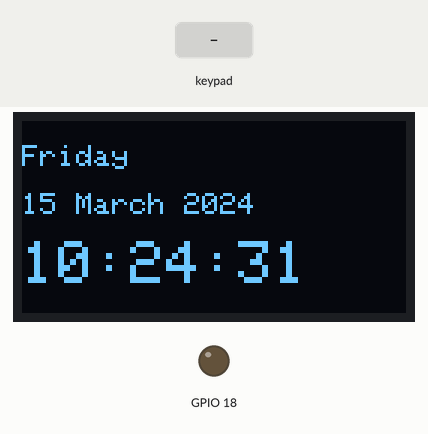
A sketch run on a simulated ESP32. Shown: 128×64 one-colour display, output pins drawn as LEDs (lit = HIGH). Wiring (inferred from the signals the program sends): 4×4 keypad with keys 1 2 3 A 4 5 6 B 7 8 9 C * 0 # D (labels assumed): rows GPIO 33, GPIO 32, GPIO 26, GPIO 25; columns GPIO 13, GPIO 12, GPIO 14, GPIO 27. The test bench sets the inputs (shaded band). WiFi joins after 1.5 s; servers stay silent unless stated; the local clock reads 2024-03-15 10:24:30 at power-on unless the sketch sets it; pins used as bus, display or sensor lines are not drawn.

Above: at 1.2 s.
1.3 s: key '4' pressed
At 1.8 s:
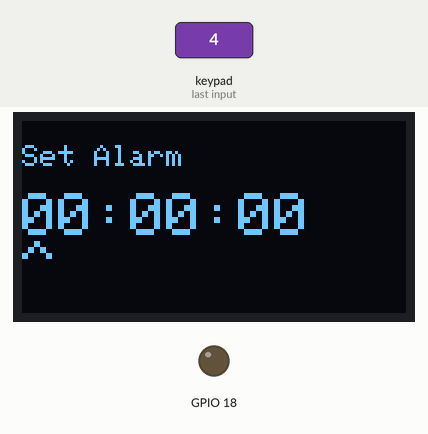
2.8 s: keypad keys 1 2 3 4 pressed 0.4 s apart
At 3.09 s:
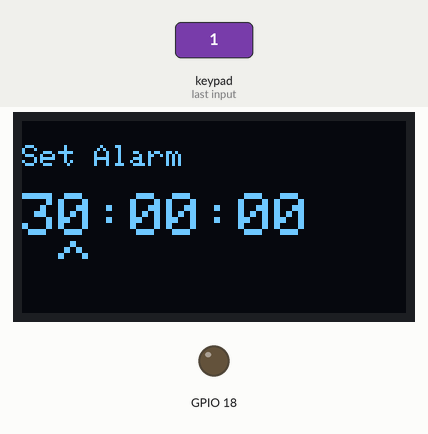
5.9 s: keypad keys 1 2 3 4 # pressed 0.4 s apart
At 8.4 s:
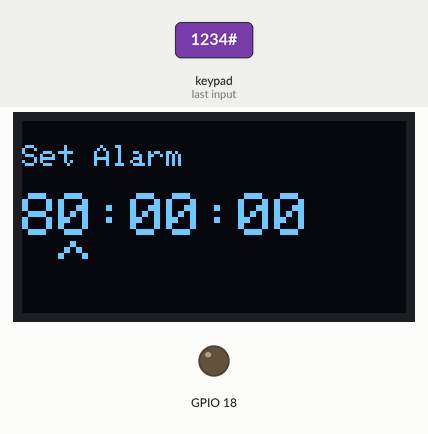
9.4 s: key '1' pressed
At 9.9 s:
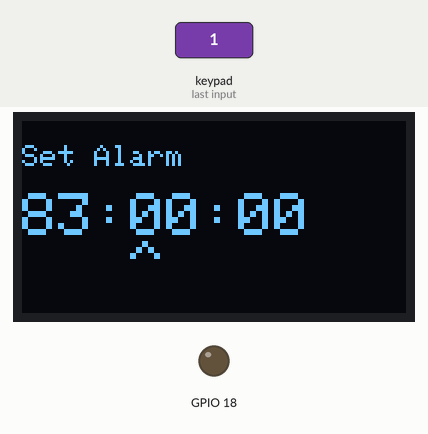
Timing chart, 0 to 11.9 s (numbered marks = the images above; inputs shaded):
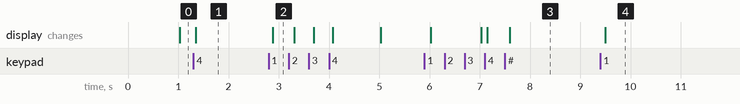

The sketch:

app.ino
```cpp
#include <WiFi.h>
#include "time.h"
#include <Wire.h>
#include <Adafruit_GFX.h>
#include <Adafruit_SSD1306.h>
#define SCREEN_WIDTH 128
#define SCREEN_HEIGHT 64
#define GMTsec 3600*7

const char* NTPServer = "pool.ntp.org";
const char* ssid = "SSID";
const char* pass = "Password";
Adafruit_SSD1306 oled(SCREEN_WIDTH, SCREEN_HEIGHT, &Wire, -1);

class Alarm {
  public:
  time_t timer;
  bool active;
  bool check(time_t now){
    if(!active) return false;
    if(now < timer) return false;
    active = false;
    return true;
  }
  void set(tm* alarm, tm* now){
    time_t timenow = mktime(now);
    timer = timenow - timenow % (3600*24) + daysec(alarm) - GMTsec;
    if(timenow > timer) timer += (3600*24);
    active = true;
  }
  tm* info(){
    return localtime(&timer);
  }
  static time_t daysec(tm* t){
    return t->tm_hour*3600 + t->tm_min*60 + t->tm_sec;
  }
};

class Key {
  public:
  bool State = HIGH;
  bool LastState = HIGH;
  long LastDebounceTime;
};
class Keypad {
  public:
    int value;
    Key keys[4][4];
    int *colPin;
    int *rowPin;
    void setup(){
      if(!colPin || !rowPin) return;
      for(int i = 0; i < 4; i++){
        pinMode(colPin[i], OUTPUT);
        pinMode(rowPin[i], INPUT_PULLUP);
      }
    }
    void ReadKeyPad() {
      value = -1;
      for(int c = 0; c < 4; c++)
      {
        digitalWrite(colPin[c], LOW);
        for(int r = 0; r < 4; r++)
        {
          Key* key = &keys[r][c];
          bool changed = ReadKeyState(key, rowPin[r]);
          if(!changed) continue;
          if(!key->State) continue;
          if(c == 1 && r == 3)
            value = 0;
          else if(c < 3 && r < 3)
            value = (r*3) + c + 1;
          else if(c == 3)
            value = 10 + r;
          else
            value = 20 + c;
          return;
        }
        digitalWrite(colPin[c], HIGH);
      }
    }
  private:
    bool ReadKeyState(Key* key, int pin){
      int read = digitalRead(pin);
      if (read != key->LastState){
        key->LastDebounceTime = millis();
      }
      if((millis() - key->LastDebounceTime) > 20){
        if(key->State != (read == LOW)){
          key->State = (read == LOW);
          return true;
        }
      }
      key->LastState = read;
      return false;
    }
};

class SettingAlarm {
  public:
    tm* timeinfo;
    SettingAlarm(Alarm* _alarm){
      timeinfo = _alarm->info();
      display();
    }
    void display(){
      oled.clearDisplay();
      oled.setCursor(0, 8);
      oled.setTextSize(1);
      oled.println("Set Alarm\n");
      oled.setTextSize(2);
      oled.println(timeinfo, "%H:%M:%S");
      oled.println(space((typestate/2)*3 + typestate%2) + "^");
      oled.display();
    }
    bool display(int input){
      display();
      if(input == 22) typestate++;
      if(input == 20) typestate--;
      if(input < 0 ||  input > 9) return false;
      switch (typestate) {
        case 0: timeinfo->tm_hour = input*10; break;
        case 1: timeinfo->tm_hour += input;   break;
        case 2: timeinfo->tm_min = input*10;  break;
        case 3: timeinfo->tm_min += input;    break;
        case 4: timeinfo->tm_sec = input*10;  break;
        case 5: timeinfo->tm_sec += input;    return true;
      }
      typestate++;
      return false;
    }
    static String space(int count){
      String str = "";
      for(int i=0; i<count; i++)
        str += " ";
      return str;
    }
  private:
    int typestate = 0;
};

class Led {
  private:
    int pin;
    bool state;
    bool on = false;
    long lastBlink = 0;
  public:
    long interval = 250;
    void setup(int pin){
      this->pin = pin;
      pinMode(pin, OUTPUT);
    }
    void turnOn(){
      on = true;
    }
    void turnOff(){
      on = false;
      digitalWrite(pin, LOW);
    }
    void loop(){
      if(!on) return;
      if((millis() - lastBlink) < (interval/2)) return;
      state = !state;
      digitalWrite(pin, state);
      lastBlink = millis();
    }
};

Keypad keypad;
tm timeinfo;
time_t lasttime;
Alarm alarm1;
SettingAlarm* settingAlarm;
Led led;

void displayTime(tm* timeinfo){
  oled.clearDisplay();
  oled.setCursor(0, 8);
  oled.setTextSize(1);
  oled.println(timeinfo, "%A\n\n%d %B %Y\n");
  oled.setTextSize(2);
  oled.println(timeinfo, "%H:%M:%S");
  oled.display();
}

void setup() {
  WiFi.begin(ssid, pass);

  oled.begin(SSD1306_SWITCHCAPVCC, 0x3C);
  oled.setTextColor(WHITE);

  led.setup(18);

  keypad.colPin = new int[4] {26, 25, 33, 32}; //{27, 14, 12, 13};
  keypad.rowPin = new int[4] {13, 12, 14, 27};
  keypad.setup();

  configTime(GMTsec, 0, NTPServer);
}

void loop() {
  // put your main code here, to run repeatedly:
  keypad.ReadKeyPad();

  if(!getLocalTime(&timeinfo)) return;
  time_t now = mktime(&timeinfo);

  if(keypad.value == 10) {
    if(settingAlarm == nullptr)
      settingAlarm = new SettingAlarm(&alarm1);
    else
      settingAlarm = nullptr;
    return;
  }
  if(settingAlarm != nullptr) {
    bool done = settingAlarm->display(keypad.value);
    if(!done) return;
    alarm1.set(settingAlarm->timeinfo, &timeinfo);
    settingAlarm = nullptr;
  }

  if(now != lasttime) displayTime(&timeinfo);
  lasttime = now;

  if(alarm1.check(now)) led.turnOn();
  if(keypad.value == 13) led.turnOff();

  led.loop();
}
```

Measured:
- after the input at 1.3 s, the display: changes after 0.05 s (image 1)
- after the input at 2.8 s, the display: changes after 0.08 s (image 2)
- after the input at 5.9 s, the display: first differs from a run without the input after 1.2 s (image 3 shows a later state)
- after the input at 9.4 s, the display: changes after 0.10 s (image 4)
